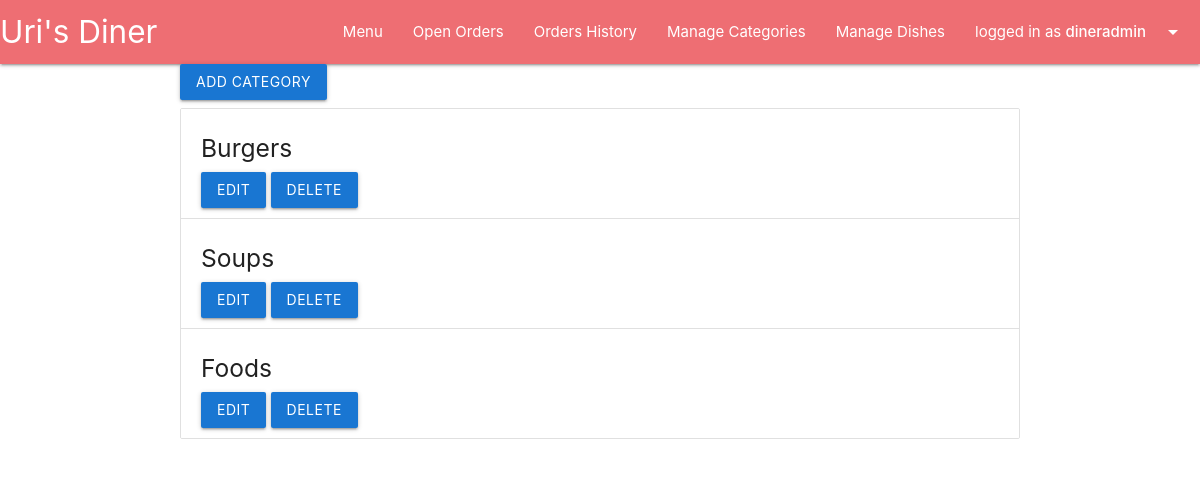
The page /backoffice/categories/ (signed in) on the database as committed earlier.
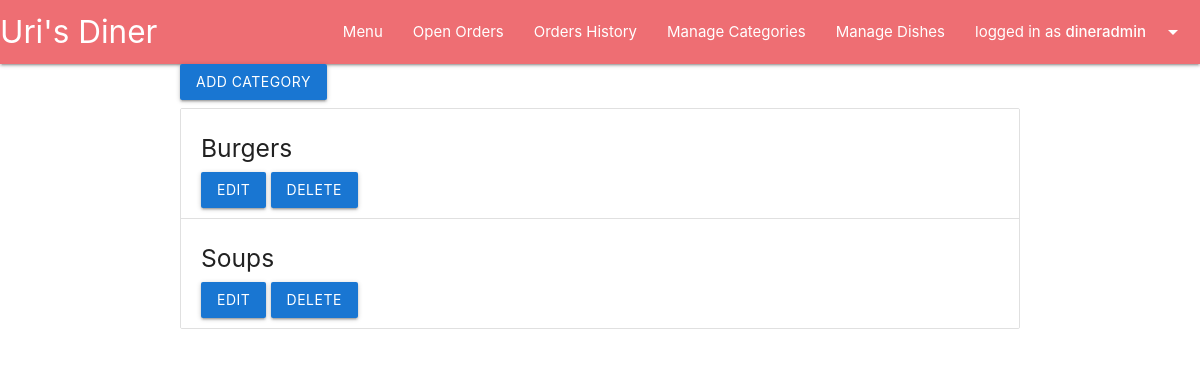
The same page on the database as committed later.
### main/models.py (models this page shows, shortened)
class Category(models.Model):
    name = models.CharField(max_length=100, blank=False, unique=True)
    is_deleted = models.BooleanField(default=False)
    image_Url = models.CharField(max_length=1000, null=True, blank=True)
    image_file = models.ImageField(upload_to=category_image_path, null=True, blank=True)

### manage_categories/views.py (the view)
# urls.py: path('', views.show_categories, name="show_categories"),
@staff_member_required(login_url='backoffice_login')
def show_categories(request):
    all_categories = Category.objects.filter(is_deleted=False)
    return render(request, 'manage_categories/show_categories.html', {'all_categories':all_categories})

### manage_categories/templates/manage_categories/show_categories.html (shortened to what this page needs)
{% extends 'layouts/manage_categories.html' %}
{% block categories-content %}
<a class="btn" href="{% url 'add_category' %}">add category</a>
<ul class="collection">
  {% for category in all_categories %}
  <div class="collection-item">
    <h5>{{category.name}}</h5>
    <div >
      <a class="btn" href="{% url 'edit_category' id=category.id %}">Edit</a>
      <a class="btn" href="{% url 'delete_category' id=category.id %}">Delete</a>
    </div>
  </div>
  {% endfor %}
</ul>
{% endblock categories-content %}

Rows that differ between the two databases and show on the page:
no longer on this page (row edited): Category: name "Foods"
